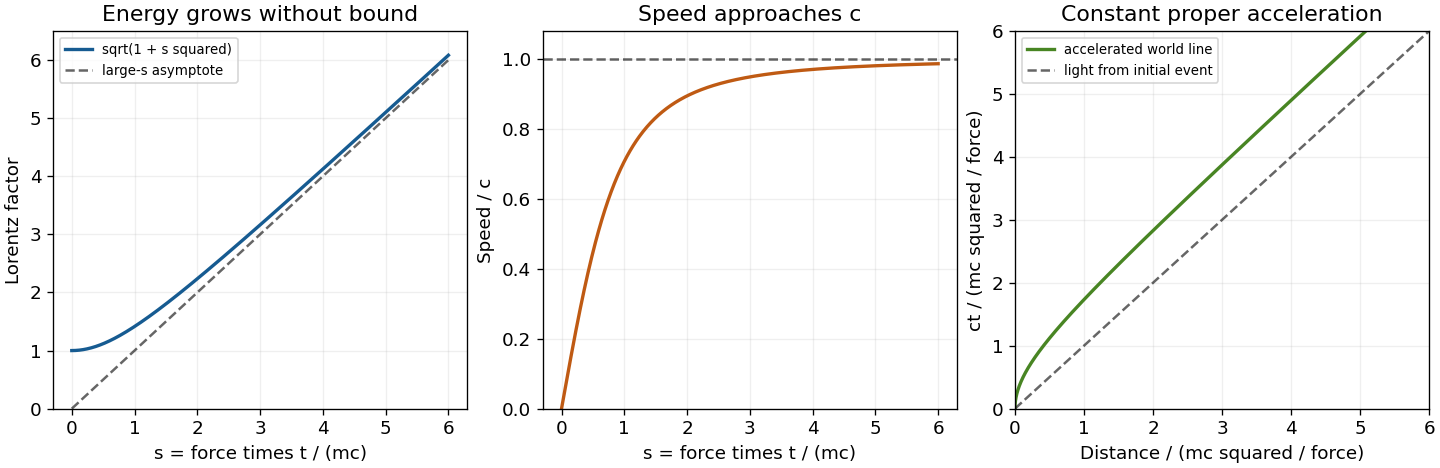

This figure's Python source:
"""Original kinematic plots; Python 3.14, numpy/matplotlib. Writes only one current-directory PNG."""
from pathlib import Path
import numpy as np
import matplotlib
matplotlib.use("Agg")
import matplotlib.pyplot as plt
plt.rcParams.update({"font.size":11,"font.family":"DejaVu Sans","savefig.facecolor":"white"})
def save(fig):
    fig.savefig(Path.cwd()/Path(__file__).with_suffix(".png").name,dpi=120,facecolor="white",transparent=False,metadata={"Software":"Matplotlib"})
    plt.close(fig)

s=np.linspace(0,6,600);gamma=np.sqrt(1+s*s);beta=s/gamma
fig,axs=plt.subplots(1,3,figsize=(12,3.9),layout="constrained")
axs[0].plot(s,gamma,lw=2,color="#165b91",label="sqrt(1 + s squared)");axs[0].plot(s,s,"k--",alpha=.6,label="large-s asymptote")
axs[0].set(xlabel="s = force times t / (mc)",ylabel="Lorentz factor",title="Energy grows without bound",ylim=(0,6.5));axs[0].legend(fontsize=8)
axs[1].plot(s,beta,lw=2,color="#bf5a13");axs[1].axhline(1,color="black",ls="--",alpha=.6)
axs[1].set(xlabel="s = force times t / (mc)",ylabel="Speed / c",title="Speed approaches c",ylim=(0,1.08))
axs[2].plot(gamma-1,s,lw=2,color="#488523",label="accelerated world line");axs[2].plot(s,s,"k--",alpha=.6,label="light from initial event")
axs[2].set(xlabel="Distance / (mc squared / force)",ylabel="ct / (mc squared / force)",title="Constant proper acceleration",xlim=(0,6),ylim=(0,6));axs[2].legend(fontsize=8)
for ax in axs:ax.grid(alpha=.2)
save(fig)
